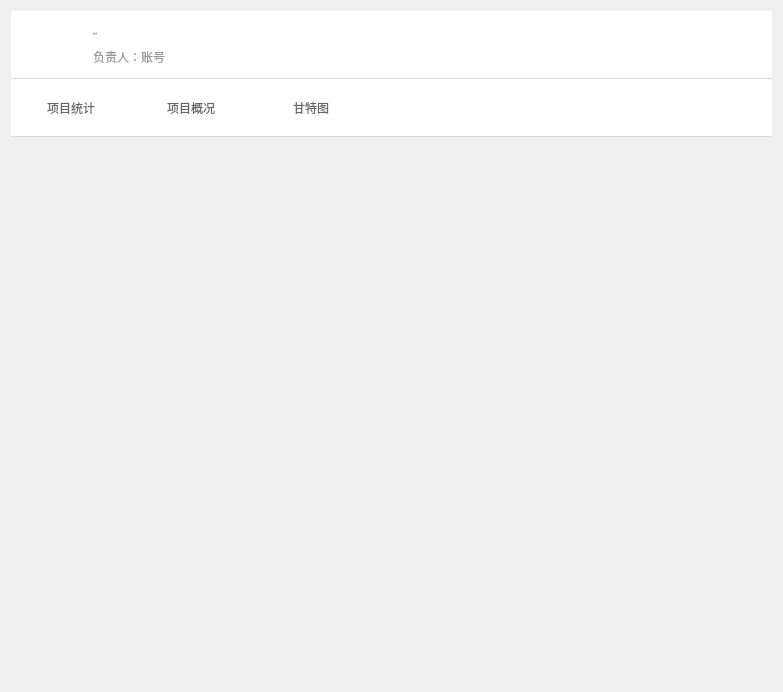
<?xml version="1.0" encoding="UTF-8"?>
<ui version="4.0">
 <class>CXmtjPage</class>
 <widget class="QWidget" name="CXmtjPage">
  <property name="geometry">
   <rect>
    <x>0</x>
    <y>0</y>
    <width>783</width>
    <height>692</height>
   </rect>
  </property>
  <property name="windowTitle">
   <string>CXmtjPage</string>
  </property>
  <layout class="QVBoxLayout" name="verticalLayout">
   <item>
    <widget class="QWidget" name="widget" native="true">
     <layout class="QVBoxLayout" name="verticalLayout_3">
      <property name="spacing">
       <number>0</number>
      </property>
      <property name="leftMargin">
       <number>0</number>
      </property>
      <property name="topMargin">
       <number>0</number>
      </property>
      <property name="rightMargin">
       <number>0</number>
      </property>
      <property name="bottomMargin">
       <number>0</number>
      </property>
      <item>
       <widget class="QWidget" name="titlewidget" native="true">
        <property name="minimumSize">
         <size>
          <width>0</width>
          <height>68</height>
         </size>
        </property>
        <property name="maximumSize">
         <size>
          <width>16777215</width>
          <height>68</height>
         </size>
        </property>
        <property name="styleSheet">
         <string notr="true">QWidget#titlewidget
{
	border:0px solid;
	border-bottom:1px solid #dbdbdb;
	background-color: rgb(255, 255, 255);
}



</string>
        </property>
        <layout class="QHBoxLayout" name="horizontalLayout">
         <property name="spacing">
          <number>16</number>
         </property>
         <property name="leftMargin">
          <number>30</number>
         </property>
         <property name="topMargin">
          <number>0</number>
         </property>
         <property name="rightMargin">
          <number>30</number>
         </property>
         <property name="bottomMargin">
          <number>0</number>
         </property>
         <item>
          <widget class="QLabel" name="labelHeader">
           <property name="minimumSize">
            <size>
             <width>36</width>
             <height>36</height>
            </size>
           </property>
           <property name="maximumSize">
            <size>
             <width>36</width>
             <height>36</height>
            </size>
           </property>
           <property name="styleSheet">
            <string notr="true">QLabel
{
	border:none;
    image:url(:style/blue/team/team_head_n.png);
}</string>
           </property>
           <property name="text">
            <string/>
           </property>
          </widget>
         </item>
         <item>
          <layout class="QVBoxLayout" name="verticalLayout_4">
           <property name="spacing">
            <number>0</number>
           </property>
           <property name="topMargin">
            <number>10</number>
           </property>
           <property name="bottomMargin">
            <number>10</number>
           </property>
           <item>
            <widget class="QLabel" name="labelName">
             <property name="font">
              <font>
               <family>微软雅黑</family>
               <pointsize>-1</pointsize>
               <weight>50</weight>
               <italic>false</italic>
               <bold>false</bold>
              </font>
             </property>
             <property name="styleSheet">
              <string notr="true">color: rgb(102, 102, 102);
font: 16px &quot;微软雅黑&quot;;
</string>
             </property>
             <property name="text">
              <string>团队名称</string>
             </property>
            </widget>
           </item>
           <item>
            <widget class="QLabel" name="labelManager">
             <property name="styleSheet">
              <string notr="true">color: #999999;
font: 12px &quot;微软雅黑&quot;;
</string>
             </property>
             <property name="text">
              <string>负责人：账号</string>
             </property>
            </widget>
           </item>
          </layout>
         </item>
         <item>
          <spacer name="horizontalSpacer">
           <property name="orientation">
            <enum>Qt::Horizontal</enum>
           </property>
           <property name="sizeHint" stdset="0">
            <size>
             <width>40</width>
             <height>20</height>
            </size>
           </property>
          </spacer>
         </item>
        </layout>
       </widget>
      </item>
      <item>
       <widget class="QWidget" name="navwidget" native="true">
        <property name="minimumSize">
         <size>
          <width>0</width>
          <height>58</height>
         </size>
        </property>
        <property name="maximumSize">
         <size>
          <width>16777215</width>
          <height>58</height>
         </size>
        </property>
        <property name="styleSheet">
         <string notr="true">QWidget#navwidget
{
	border:0px;
	border-bottom:1px solid #dbdbdb;
	background-color: rgb(255, 255, 255);
}</string>
        </property>
        <layout class="QHBoxLayout" name="horizontalLayout_4">
         <property name="spacing">
          <number>0</number>
         </property>
         <property name="leftMargin">
          <number>0</number>
         </property>
         <property name="topMargin">
          <number>0</number>
         </property>
         <property name="rightMargin">
          <number>0</number>
         </property>
         <property name="bottomMargin">
          <number>1</number>
         </property>
         <item>
          <layout class="QHBoxLayout" name="navHorizontalLayout">
           <property name="spacing">
            <number>0</number>
           </property>
           <item>
            <widget class="QPushButton" name="btnXMTJ">
             <property name="minimumSize">
              <size>
               <width>120</width>
               <height>0</height>
              </size>
             </property>
             <property name="maximumSize">
              <size>
               <width>120</width>
               <height>57</height>
              </size>
             </property>
             <property name="cursor">
              <cursorShape>PointingHandCursor</cursorShape>
             </property>
             <property name="styleSheet">
              <string notr="true">QPushButton
{
	color: #666666;
	border:0px;
	font: 14px &quot;微软雅黑&quot;;
}

QPushButton::hover
{
	color: #4caff0;
	border-bottom:2px solid #4caff0;
}

QPushButton::checked
{
	color: #4caff0;
	border-bottom:2px solid #4caff0;
}</string>
             </property>
             <property name="text">
              <string>项目统计</string>
             </property>
             <property name="icon">
              <iconset>
               <normaloff>C:/Users/LP-DDS1/style/blue/Project_details_file/Project details_chat.png</normaloff>
               <normalon>C:/Users/LP-DDS1/style/blue/Project_details_file/Project details_chat_hover.png</normalon>C:/Users/LP-DDS1/style/blue/Project_details_file/Project details_chat.png</iconset>
             </property>
             <property name="iconSize">
              <size>
               <width>22</width>
               <height>22</height>
              </size>
             </property>
             <property name="checkable">
              <bool>true</bool>
             </property>
             <property name="checked">
              <bool>false</bool>
             </property>
             <property name="autoDefault">
              <bool>true</bool>
             </property>
             <property name="default">
              <bool>true</bool>
             </property>
             <property name="flat">
              <bool>true</bool>
             </property>
            </widget>
           </item>
           <item>
            <widget class="QPushButton" name="btnXMGK">
             <property name="minimumSize">
              <size>
               <width>120</width>
               <height>0</height>
              </size>
             </property>
             <property name="maximumSize">
              <size>
               <width>120</width>
               <height>57</height>
              </size>
             </property>
             <property name="cursor">
              <cursorShape>PointingHandCursor</cursorShape>
             </property>
             <property name="styleSheet">
              <string notr="true">QPushButton
{
	color: #666666;
	border:0px;
	font: 14px &quot;微软雅黑&quot;;
}

QPushButton::hover
{
	color: #4caff0;
	border-bottom:2px solid #4caff0;
}

QPushButton::checked
{
	color: #4caff0;
	border-bottom:2px solid #4caff0;
}</string>
             </property>
             <property name="text">
              <string>项目概况</string>
             </property>
             <property name="icon">
              <iconset>
               <normaloff>C:/Users/LP-DDS1/style/blue/Project_details_file/Project details_dynamic.png</normaloff>
               <normalon>C:/Users/LP-DDS1/style/blue/Project_details_file/Project details_dynamic_hover.png</normalon>C:/Users/LP-DDS1/style/blue/Project_details_file/Project details_dynamic.png</iconset>
             </property>
             <property name="iconSize">
              <size>
               <width>22</width>
               <height>22</height>
              </size>
             </property>
             <property name="checkable">
              <bool>true</bool>
             </property>
             <property name="autoDefault">
              <bool>true</bool>
             </property>
             <property name="default">
              <bool>true</bool>
             </property>
             <property name="flat">
              <bool>true</bool>
             </property>
            </widget>
           </item>
           <item>
            <widget class="QPushButton" name="btnGTT">
             <property name="minimumSize">
              <size>
               <width>120</width>
               <height>0</height>
              </size>
             </property>
             <property name="maximumSize">
              <size>
               <width>120</width>
               <height>57</height>
              </size>
             </property>
             <property name="styleSheet">
              <string notr="true">QPushButton
{
	color: #666666;
	border:0px;
	font: 14px &quot;微软雅黑&quot;;
}

QPushButton::hover
{
	color: #4caff0;
	border-bottom:2px solid #4caff0;
}

QPushButton::checked
{
	color: #4caff0;
	border-bottom:2px solid #4caff0;
}</string>
             </property>
             <property name="text">
              <string>甘特图</string>
             </property>
             <property name="checkable">
              <bool>true</bool>
             </property>
            </widget>
           </item>
           <item>
            <spacer name="horizontalSpacer_3">
             <property name="orientation">
              <enum>Qt::Horizontal</enum>
             </property>
             <property name="sizeHint" stdset="0">
              <size>
               <width>40</width>
               <height>20</height>
              </size>
             </property>
            </spacer>
           </item>
          </layout>
         </item>
        </layout>
       </widget>
      </item>
      <item>
       <widget class="QWidget" name="workwidget" native="true">
        <property name="styleSheet">
         <string notr="true"/>
        </property>
        <layout class="QVBoxLayout" name="verticalLayout_2">
         <property name="spacing">
          <number>0</number>
         </property>
         <property name="leftMargin">
          <number>0</number>
         </property>
         <property name="topMargin">
          <number>0</number>
         </property>
         <property name="rightMargin">
          <number>0</number>
         </property>
         <property name="bottomMargin">
          <number>0</number>
         </property>
         <item>
          <widget class="QStackedWidget" name="stackedWidget">
           <widget class="CTjPage" name="xmtjpage"/>
           <widget class="QWidget" name="xmgkpage"/>
           <widget class="QWidget" name="gttpage"/>
          </widget>
         </item>
        </layout>
       </widget>
      </item>
     </layout>
    </widget>
   </item>
  </layout>
 </widget>
 <layoutdefault spacing="6" margin="11"/>
 <customwidgets>
  <customwidget>
   <class>CTjPage</class>
   <extends>QWidget</extends>
   <header>ctjpage.h</header>
   <container>1</container>
  </customwidget>
 </customwidgets>
 <resources/>
 <connections/>
</ui>
